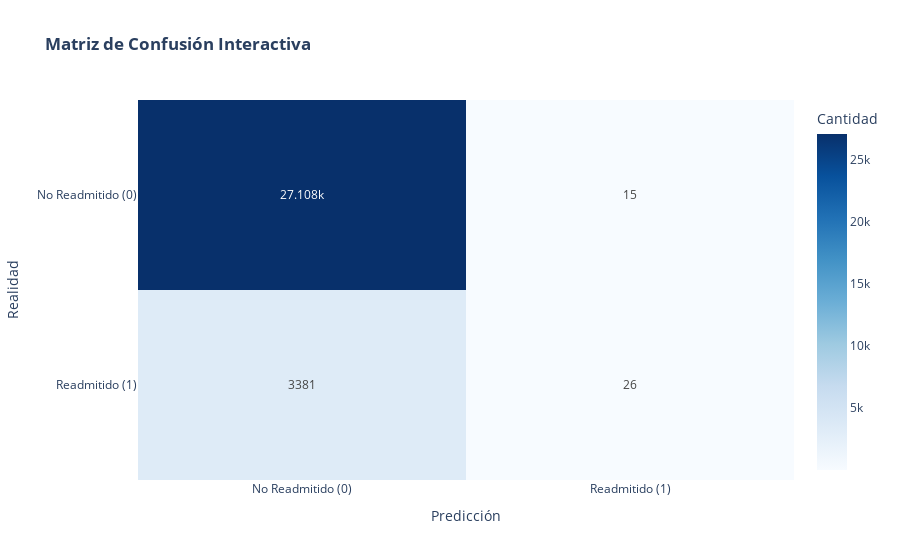

Notebook code for this chart:
### Markdown cell above
Shap

### Code cell
# MATRIZ DE CONFUSIÓN
cm = confusion_matrix(y_test, y_pred)
# Convertimos a texto para mostrar en el heatmap
z_text = [[str(y) for y in x] for x in cm]

fig_cm = px.imshow(cm, 
                   text_auto=True,
                   aspect="auto",
                   labels=dict(x="Predicción", y="Realidad", color="Cantidad"),
                   x=['No Readmitido (0)', 'Readmitido (1)'],
                   y=['No Readmitido (0)', 'Readmitido (1)'],
                   color_continuous_scale='Blues',
                   title="<b>Matriz de Confusión Interactiva</b>")
fig_imp.write_image("../reports/figures/confusion_matrix_xgboost.png")
fig_cm.show()

### Figure 1 — Plotly figure (JSON) as saved in the notebook; plotly's stock layout.template omitted (floating-point values rounded to 4 significant figures)
{"data": [{"coloraxis": "coloraxis", "hovertemplate": "Predicción: %{x}<br>Realidad: %{y}<br>Cantidad: %{z}<extra></extra>", "name": "0", "texttemplate": "%{z}", "type": "heatmap", "x": ["No Readmitido (0)", "Readmitido (1)"], "xaxis": "x", "y": ["No Readmitido (0)", "Readmitido (1)"], "yaxis": "y", "z": [[27108, 15], [3381, 26]]}], "layout": {"coloraxis": {"colorbar": {"title": {"text": "Cantidad"}}, "colorscale": [[0, "rgb(247,251,255)"], [0.125, "rgb(222,235,247)"], [0.25, "rgb(198,219,239)"], [0.375, "rgb(158,202,225)"], [0.5, "rgb(107,174,214)"], [0.625, "rgb(66,146,198)"], [0.75, "rgb(33,113,181)"], [0.875, "rgb(8,81,156)"], [1, "rgb(8,48,107)"]]}, "title": {"text": "<b>Matriz de Confusión Interactiva</b>"}, "xaxis": {"anchor": "y", "domain": [0, 1], "title": {"text": "Predicción"}}, "yaxis": {"anchor": "x", "autorange": "reversed", "domain": [0, 1], "title": {"text": "Realidad"}}}}
